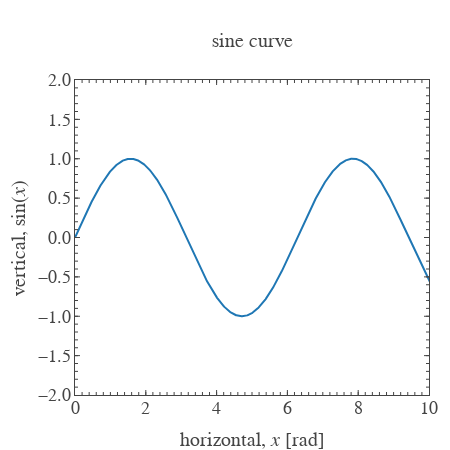

Notebook code cell kept with this figure:
### Code cell
plt.show(scatter)

### Figure 1 — Plotly figure (JSON) as saved in the notebook; plotly's stock layout.template omitted (floating-point values rounded to 4 significant figures; data arrays with more than 128 entries replaced by an {"elided": "..."} marker saying what was removed)
{"data": [{"type": "scatter", "uid": "9faa7433-4011-4169-b8ab-9eb32d14df78", "x": {"elided": "2000 float values"}, "y": {"elided": "2000 float values"}}, {"type": "scatter", "uid": "d0393f67-0ae3-46a1-ae00-c209c90f3bd7", "visible": false, "xaxis": "x101", "yaxis": "y101"}, {"type": "scatter", "uid": "76ea3d81-9c8a-408f-a696-8f4fcc4a7459", "visible": false, "xaxis": "x201", "yaxis": "y201"}], "layout": {"font": {"family": "Arial", "size": 18}, "height": 450, "margin": {"b": 20, "l": 20, "r": 20, "t": 80}, "title": {"font": {"size": 20}, "text": "sine curve", "xanchor": "center", "xref": "paper", "y": 0.9111, "yanchor": "middle", "yref": "container"}, "width": 450, "xaxis": {"anchor": "y", "automargin": true, "dtick": 2, "hoverformat": ".f", "range": [0, 10], "showgrid": false, "showline": false, "showticklabels": true, "tickfont": {"size": 18}, "ticklen": 5, "ticks": "inside", "title": {"font": {"size": 20}, "text": "horizontal, <i>x</i> [rad]"}, "zeroline": false}, "xaxis101": {"anchor": "y", "automargin": true, "dtick": 2, "overlaying": "x", "range": [0, 10], "scaleanchor": "x", "showgrid": false, "showline": false, "showticklabels": false, "side": "top", "ticklen": 5, "ticks": "inside", "zeroline": false}, "xaxis201": {"anchor": "y", "automargin": true, "dtick": 0.2, "mirror": "ticks", "overlaying": "x", "range": [0, 10], "scaleanchor": "x", "showgrid": false, "showline": true, "showticklabels": false, "ticklen": 3, "ticks": "inside", "zeroline": false}, "yaxis": {"anchor": "x", "automargin": true, "dtick": 0.5, "hoverformat": ".f", "range": [-2, 2], "showgrid": false, "showline": false, "showticklabels": true, "tickfont": {"size": 18}, "tickformat": ".1f", "ticklen": 5, "tickprefix": " ", "ticks": "inside", "ticksuffix": " ", "title": {"font": {"size": 20}, "text": "vertical, <i></i>sin<i></i>(<i>x</i>)<i></i>"}, "zeroline": false}, "yaxis101": {"anchor": "x", "automargin": true, "dtick": 0.5, "overlaying": "y", "range": [-2, 2], "scaleanchor": "y", "showgrid": false, "showline": false, "showticklabels": false, "side": "right", "tickformat": ".1f", "ticklen": 5, "ticks": "inside", "zeroline": false}, "yaxis201": {"anchor": "x", "automargin": true, "dtick": 0.1, "mirror": "ticks", "overlaying": "y", "range": [-2, 2], "scaleanchor": "y", "showgrid": false, "showline": true, "showticklabels": false, "tickformat": ".1f", "ticklen": 3, "ticks": "inside", "zeroline": false}}}
